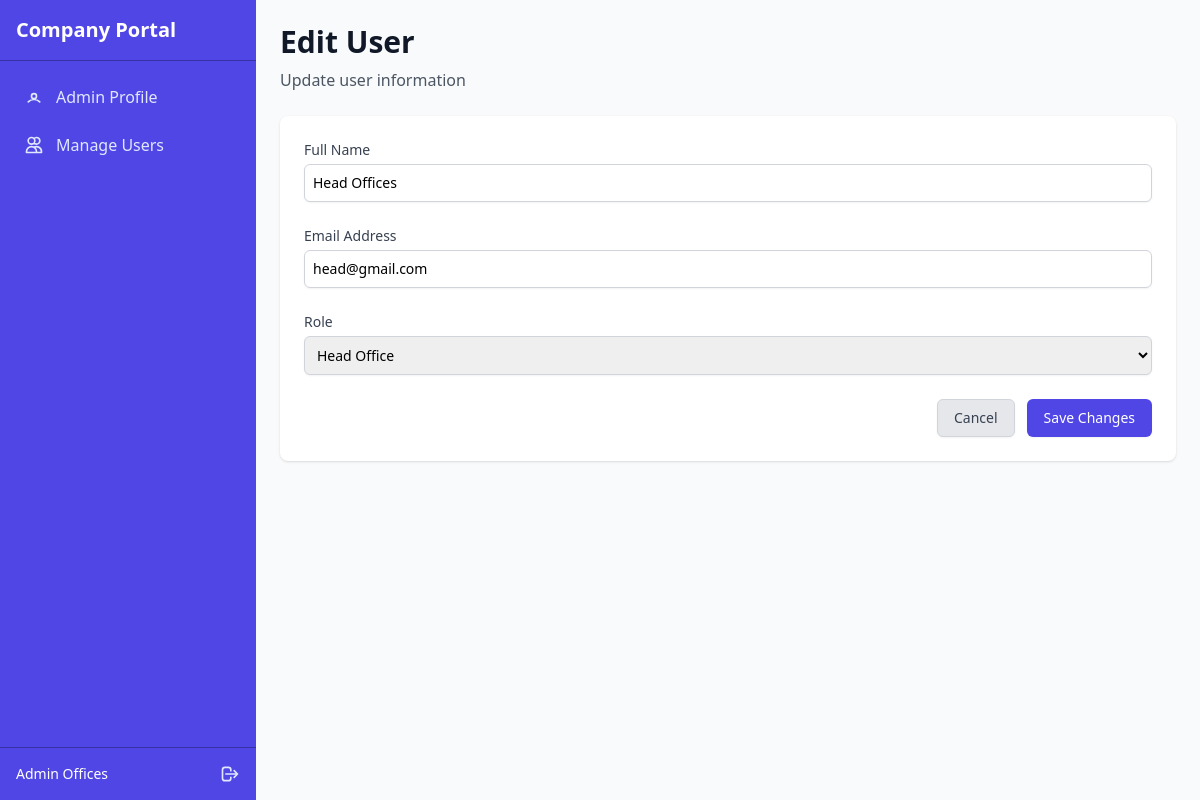
/Admin/edit_user.php?id=5 (signed in), run on the app's committed database.
### tables this page shows
CREATE TABLE `users` (
  `id` int(11) NOT NULL,
  `name` varchar(100) DEFAULT NULL,
  `email` varchar(100) DEFAULT NULL,
  `password` varchar(255) DEFAULT NULL,
  `role` enum('admin','head_office','employee') DEFAULT NULL,
  `created_at` timestamp NOT NULL DEFAULT current_timestamp()
);

### Admin/edit_user.php (the view, shortened to what this page needs)
<?php
require '../Includes/db.php';
$id = intval($_GET['id'] ?? 0);
$stmt = $conn->prepare("SELECT name, email, role FROM users WHERE id = ?");
$stmt->bind_param("i", $id);
$stmt->execute();
$user = $stmt->get_result()->fetch_assoc();
?>
<!DOCTYPE html>
<html lang="en">
<head>
    <script src="https://cdn.tailwindcss.com"></script>
</head>
<body class="bg-gray-50 min-h-screen flex">
    <aside class="bg-indigo-600 text-white w-64 min-h-screen flex flex-col">
        <div class="p-4 border-b border-indigo-800">
            <h2 class="text-xl font-bold">Company Portal</h2>
        </div>
        <nav class="flex-1 px-2 py-4 space-y-2">
            <a href="admin_profile.php" class="flex items-center px-4 py-2 text-indigo-100 hover:bg-indigo-700 rounded-md transition-colors duration-300">
                <svg xmlns="http://www.w3.org/2000/svg" class="h-5 w-5 mr-3" fill="none" viewBox="0 0 24 24" stroke="currentColor">
                    <path stroke-linecap="round" stroke-linejoin="round" stroke-width="2" d="M5.121 17.804A9 9 0 0112 15a9 9 0 016.879 2.804M15 11a3 3 0 11-6 0 3 3 0 016 0z" />
                </svg>
                <span>Admin Profile</span>
            </a>
            <a href="admin_dashboard.php" class="flex items-center px-4 py-2 text-indigo-100 hover:bg-indigo-700 rounded-md transition-colors duration-300">
                <svg xmlns="http://www.w3.org/2000/svg" class="h-5 w-5 mr-3" fill="none" viewBox="0 0 24 24" stroke="currentColor">
                    <path stroke-linecap="round" stroke-linejoin="round" stroke-width="2" d="M12 4.354a4 4 0 110 5.292M15 21H3v-1a6 6 0 0112 0v1zm0 0h6v-1a6 6 0 00-9-5.197M13 7a4 4 0 11-8 0 4 4 0 018 0z" />
                </svg>
                <span>Manage Users</span>
            </a>
        </nav>
        <div class="p-4 border-t border-indigo-800">
            <div class="flex items-center">
                <span class="text-sm font-medium"><?= htmlspecialchars($_SESSION['name']) ?></span>
                <a href="../logout.php" class="ml-auto text-indigo-100 hover:text-white transition-colors duration-300">
                    <svg xmlns="http://www.w3.org/2000/svg" class="h-5 w-5" fill="none" viewBox="0 0 24 24" stroke="currentColor">
                        <path stroke-linecap="round" stroke-linejoin="round" stroke-width="2" d="M17 16l4-4m0 0l-4-4m4 4H7m6 4v1a3 3 0 01-3 3H6a3 3 0 01-3-3V7a3 3 0 013-3h4a3 3 0 013 3v1" />
                    </svg>
                </a>
            </div>
        </div>
    </aside>
    <main class="flex-1 p-6">
        <div class="max-w-4xl mx-auto">
            <h1 class="text-3xl font-bold text-gray-900 mb-2">Edit User</h1>
            <p class="text-gray-600 mb-6">Update user information</p>
            <div class="bg-white shadow sm:rounded-lg">
                <div class="px-4 py-5 sm:p-6">
                    <form method="POST">
                        <div class="space-y-6">
                            <div>
                                <label for="name" class="block text-sm font-medium text-gray-700">Full Name</label>
                                <div class="mt-1">
                                    <input type="text" name="name" id="name" value="<?= htmlspecialchars($user['name']) ?>"
                                           class="shadow-sm focus:ring-indigo-500 focus:border-indigo-500 block w-full sm:text-sm border-gray-300 rounded-md p-2 border" required />
                                </div>
                            </div>
                            <div>
                                <label for="email" class="block text-sm font-medium text-gray-700">Email Address</label>
                                <div class="mt-1">
                                    <input type="email" name="email" id="email" value="<?= htmlspecialchars($user['email']) ?>"
                                           class="shadow-sm focus:ring-indigo-500 focus:border-indigo-500 block w-full sm:text-sm border-gray-300 rounded-md p-2 border" required />
                                </div>
                            </div>
                            <div>
                                <label for="role" class="block text-sm font-medium text-gray-700">Role</label>
                                <div class="mt-1">
                                    <select name="role" id="role"
                                            class="shadow-sm focus:ring-indigo-500 focus:border-indigo-500 block w-full sm:text-sm border-gray-300 rounded-md p-2 border" required>
                                        <option value="head_office" <?= $user['role'] === 'head_office' ? 'selected' : '' ?>>Head Office</option>
                                    </select>
                                </div>
                            </div>
                            <div class="flex justify-end">
                                <a href="../Admin/admin_dashboard.php" class="bg-gray-200 py-2 px-4 border border-gray-300 rounded-md shadow-sm text-sm font-medium text-gray-700 hover:bg-gray-300 focus:outline-none focus:ring-2 focus:ring-offset-2 focus:ring-gray-500 mr-3">
                                    Cancel
                                </a>
                                <button type="submit" class="bg-indigo-600 py-2 px-4 border border-transparent rounded-md shadow-sm text-sm font-medium text-white hover:bg-indigo-700 focus:outline-none focus:ring-2 focus:ring-offset-2 focus:ring-indigo-500">
                                    Save Changes
                                </button>
                            </div>
                        </div>
                    </form>
                </div>
            </div>
        </div>
    </main>
</body>
</html>

### data on the page
users: name "Head Offices", email "head@gmail.com", role "Head Office"

### other printed values
$_SESSION['name'] "Admin Offices"
